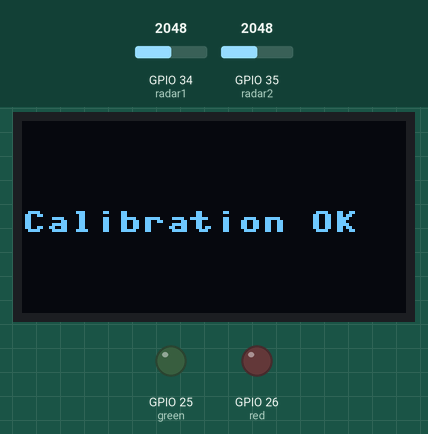
Recording of a program running on a simulated ESP32 board running MicroPython. On the bench: 128×64 one-colour display, output pins drawn as LEDs (lit = HIGH). Inputs (shaded band) come from the test bench; at power-on: GPIO 34 (radar1) = 2048, GPIO 35 (radar2) = 2048 (analog values on the 0–4095 scale). The board's own WiFi access point starts at once; the clock reads 2024-03-15 10:24:30 at power-on unless the program sets it; library files of the repository ran but are not shown: ssd1306.py; what the program prints to the serial console is not drawn.

Above: at 3.1 s.
At 9.3 s:
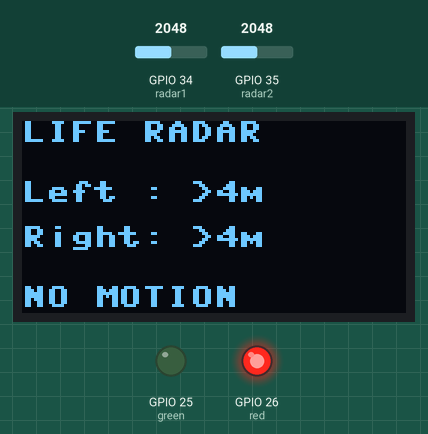
9.4 s: GPIO 34 (radar1) set to 2866
At 10.04 s:
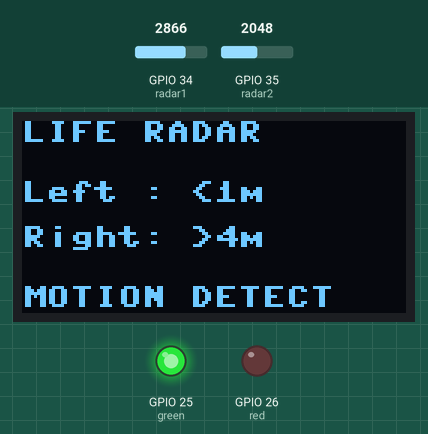
11.7 s: GPIO 35 (radar2) set to 2866
At 12.19 s:
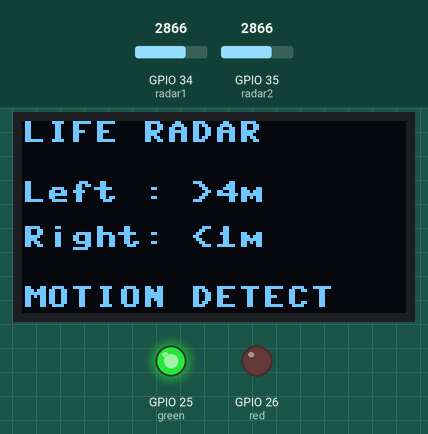
13.9 s: GPIO 34 (radar1) set to 3603
At 14.76 s:
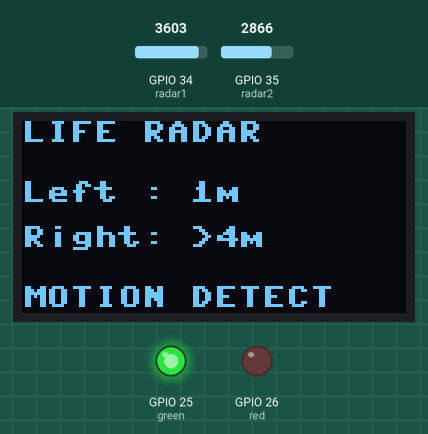
Timing chart, 0 to 16.9 s (numbered marks = the images above; inputs shaded):
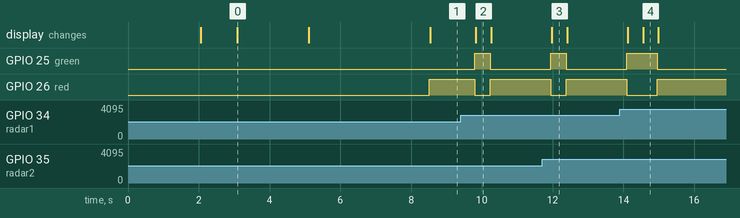

Measured:
- after the input at 9.4 s, GPIO 25 (green): LOW → HIGH after 0.41 s, → LOW 0.43 s later; GPIO 26 (red): HIGH → LOW after 0.41 s, → HIGH 0.43 s later; the display: changes after 0.43 s (image 2)
- after the input at 11.7 s, GPIO 25 (green): LOW → HIGH after 0.25 s, → LOW 0.43 s later; GPIO 26 (red): HIGH → LOW after 0.25 s, → HIGH 0.43 s later; the display: changes after 0.28 s (image 3)
- after the input at 13.9 s, GPIO 25 (green): LOW → HIGH after 0.20 s, → LOW 0.86 s later; GPIO 26 (red): HIGH → LOW after 0.20 s, → HIGH 0.86 s later; the display: first changes after 0.23 s (image 4 shows a later state)
- what the display in image 0 shows lasts 2.0 s, from 3.1 s to 5.1 s
- what the display in image 2 shows lasts 0.5 s, from 9.8 s to 10.3 s

The program:

main.py
```python
from machine import Pin, ADC, I2C
import ssd1306
import network
import socket
import json
import time

# ============ Hardware Setup ============
# Radar sensors
radar1 = ADC(Pin(34))
radar2 = ADC(Pin(35))
radar1.atten(ADC.ATTN_11DB)
radar2.atten(ADC.ATTN_11DB)

# LEDs
green = Pin(25, Pin.OUT)
red = Pin(26, Pin.OUT)

# OLED
i2c = I2C(0, scl=Pin(22), sda=Pin(21))
oled = ssd1306.SSD1306_I2C(128, 64, i2c)

threshold = 15

# ============ WiFi Configuration ============
SSID = "ESP32_RADAR"
PASSWORD = "radar123"

# ============ Global Variables ============
baseline1 = 0
baseline2 = 0
last1 = 0
last2 = 0
current_data = {
    "left_distance": ">4m",
    "right_distance": ">4m",
    "motion_detected": False,
    "timestamp": 0,
    "change_left": 0,
    "change_right": 0
}

# ============ Functions ============
def stable_read(sensor):
    total = 0
    for i in range(10):
        total += sensor.read()
        time.sleep(0.01)
    return total // 10

def estimate_distance(change):
    if change < 10:
        return ">4m"
    elif change < 25:
        return "3m"
    elif change < 50:
        return "2m"
    elif change < 80:
        return "1m"
    else:
        return "<1m"

def setup_wifi():
    """Create WiFi Access Point"""
    ap = network.WLAN(network.AP_IF)
    ap.active(True)

    # Handle API differences across MicroPython versions
    try:
        ap.config(ssid=SSID, password=PASSWORD, authmode=network.AUTH_WPA_WPA2_PSK)
    except Exception:
        ap.config(essid=SSID, password=PASSWORD, authmode=network.AUTH_WPA_WPA2_PSK)

    while not ap.active():
        time.sleep(0.1)

    ip_address = ap.ifconfig()[0]
    print("WiFi AP Active")
    print("SSID:", SSID)
    print("Password:", PASSWORD)
    print("IP Address:", ip_address)

    # Show WiFi info on OLED
    oled.fill(0)
    oled.text("WiFi Active", 0, 0)
    oled.text("SSID: " + SSID, 0, 15)
    oled.text("IP:", 0, 35)
    oled.text(ip_address, 0, 50)
    oled.show()
    time.sleep(3)

    return ap

def create_http_response(data):
    """Create HTTP response with JSON data"""
    response_body = json.dumps(data)
    response = "HTTP/1.1 200 OK\r\n"
    response += "Content-Type: application/json\r\n"
    response += "Access-Control-Allow-Origin: *\r\n"
    response += "Connection: close\r\n"
    response += "Content-Length: " + str(len(response_body)) + "\r\n"
    response += "\r\n"
    response += response_body
    return response

def handle_client(client_socket):
    """Handle incoming HTTP requests"""
    try:
        # Prevent EAGAIN crash by temporarily adding a timeout to wait for HTTP request data
        client_socket.settimeout(2.0)
        request = client_socket.recv(1024).decode('utf-8')

        # Handle CORS preflight
        if 'OPTIONS' in request:
            response = "HTTP/1.1 200 OK\r\n"
            response += "Access-Control-Allow-Origin: *\r\n"
            response += "Access-Control-Allow-Methods: GET, POST, OPTIONS\r\n"
            response += "Access-Control-Allow-Headers: Content-Type\r\n"
            response += "Connection: close\r\n\r\n"
            client_socket.send(response.encode('utf-8'))

        # Handle GET /data request
        elif 'GET /data' in request:
            response = create_http_response(current_data)
            client_socket.send(response.encode('utf-8'))

        # Handle GET / (root) request - simple status page
        elif 'GET / ' in request:
            html = """HTTP/1.1 200 OK\r\nContent-Type: text/html\r\nConnection: close\r\n\r\n
<html>
<head>
<title>ESP32 Radar</title>
</head>
<body style='font-family:Arial;text-align:center;margin-top:50px;'>
<h1>ESP32 Doppler Radar System</h1>
<h2>Status: Active</h2>

<p id="data">Loading...</p>

<script>
function fetchData() {
    fetch('/data')
    .then(response => response.json())
    .then(data => {
        document.getElementById("data").innerHTML =
            "Left: " + data.left_distance + "<br>" +
            "Right: " + data.right_distance + "<br>" +
            "Motion: " + (data.motion_detected ? "DETECTED" : "CLEAR");
    });
}

setInterval(fetchData, 1000);
fetchData();
</script>

</body>
</html>
""".format(
                left=current_data['left_distance'],
                right=current_data['right_distance'],
                motion="DETECTED" if current_data['motion_detected'] else "CLEAR"
            )
            client_socket.send(html.encode('utf-8'))

        else:
            # 404 response
            response = "HTTP/1.1 404 NOT FOUND\r\nConnection: close\r\n\r\n"
            client_socket.send(response.encode('utf-8'))

    except Exception as e:
        print("Error handling client:", e)
    finally:
        # Guarantee closure so the ESP32 doesn't freeze from hitting open socket limits
        try:
            client_socket.close()
        except:
            pass

def start_server():
    """Start HTTP server on port 80"""
    addr = socket.getaddrinfo('0.0.0.0', 80)[0][-1]
    server_socket = socket.socket()
    server_socket.setsockopt(socket.SOL_SOCKET, socket.SO_REUSEADDR, 1)
    server_socket.bind(addr)
    server_socket.listen(5)
    server_socket.setblocking(False)  # Keep the main server listener non-blocking
    print("HTTP Server listening on port 80")
    return server_socket

def update_sensor_data():
    """Read sensors and update global data"""
    global last1, last2, current_data

    r1 = stable_read(radar1)
    r2 = stable_read(radar2)

    change1 = abs(r1 - last1)
    change2 = abs(r2 - last2)

    dist1 = estimate_distance(change1)
    dist2 = estimate_distance(change2)

    motion = change1 > threshold or change2 > threshold

    # Update current data dictionary for the mobile API
    current_data = {
        "left_distance": dist1,
        "right_distance": dist2,
        "motion_detected": motion,
        "timestamp": time.time(),
        "change_left": change1,
        "change_right": change2
    }

    # Update OLED display
    oled.fill(0)
    oled.text("LIFE RADAR", 0, 0)
    oled.text("Left : " + dist1, 0, 20)
    oled.text("Right: " + dist2, 0, 35)

    if motion:
        green.on()
        red.off()
        oled.text("MOTION DETECT", 0, 55)
    else:
        green.off()
        red.on()
        oled.text("NO MOTION", 0, 55)

    oled.show()

    print("Left:", dist1, "Right:", dist2, "Motion:", motion)

    last1 = r1
    last2 = r2

# ============ Startup Sequence ============
print("\n=== ESP32 DOPPLER RADAR SYSTEM ===\n")

# Startup Screen
oled.fill(0)
oled.text("DUAL LIFE RADAR", 0, 15)
oled.text("System Booting", 0, 35)
oled.show()
time.sleep(2)

# Calibration
oled.fill(0)
oled.text("Calibrating...", 10, 30)
oled.show()

for i in range(50):
    baseline1 += radar1.read()
    baseline2 += radar2.read()
    time.sleep(0.02)

baseline1 = baseline1 // 50
baseline2 = baseline2 // 50
last1 = baseline1
last2 = baseline2

oled.fill(0)
oled.text("Calibration OK", 0, 30)
oled.show()
time.sleep(2)

# Setup WiFi & API Server
wifi_ap = setup_wifi()
server = start_server()

# ============ Main Loop ============
print("\n=== System Ready ===")
print("Connect Mobile App to WiFi:", SSID)
print("Mobile API URL: http://" + wifi_ap.ifconfig()[0] + "/data")
print("\n")

last_update = time.ticks_ms()

while True:
    # Update hardware sensors every 200ms
    if time.ticks_diff(time.ticks_ms(), last_update) > 200:
        update_sensor_data()
        last_update = time.ticks_ms()

    # Listen for mobile app HTTP calls
    try:
        client, addr = server.accept()
        handle_client(client)
    except OSError:
        # Ignore, this means no client is currently making an HTTP request
        pass
    except Exception as e:
        print("Server listener error:", e)

    time.sleep(0.01)  # Keep loop breathing properly
```
